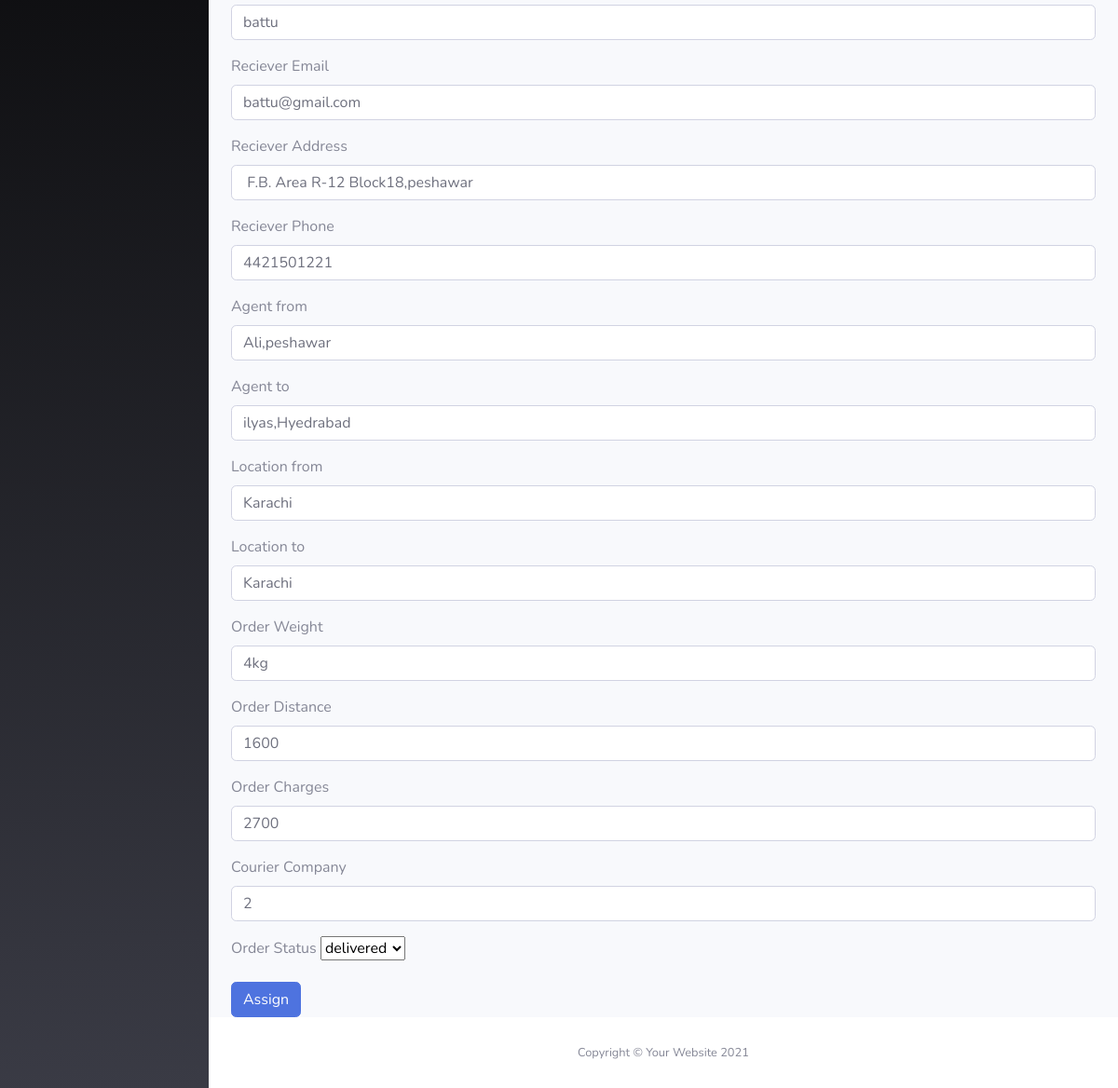
The app's page /Eproject/agent/assign.php?id=1 (signed in, lower part), older data.
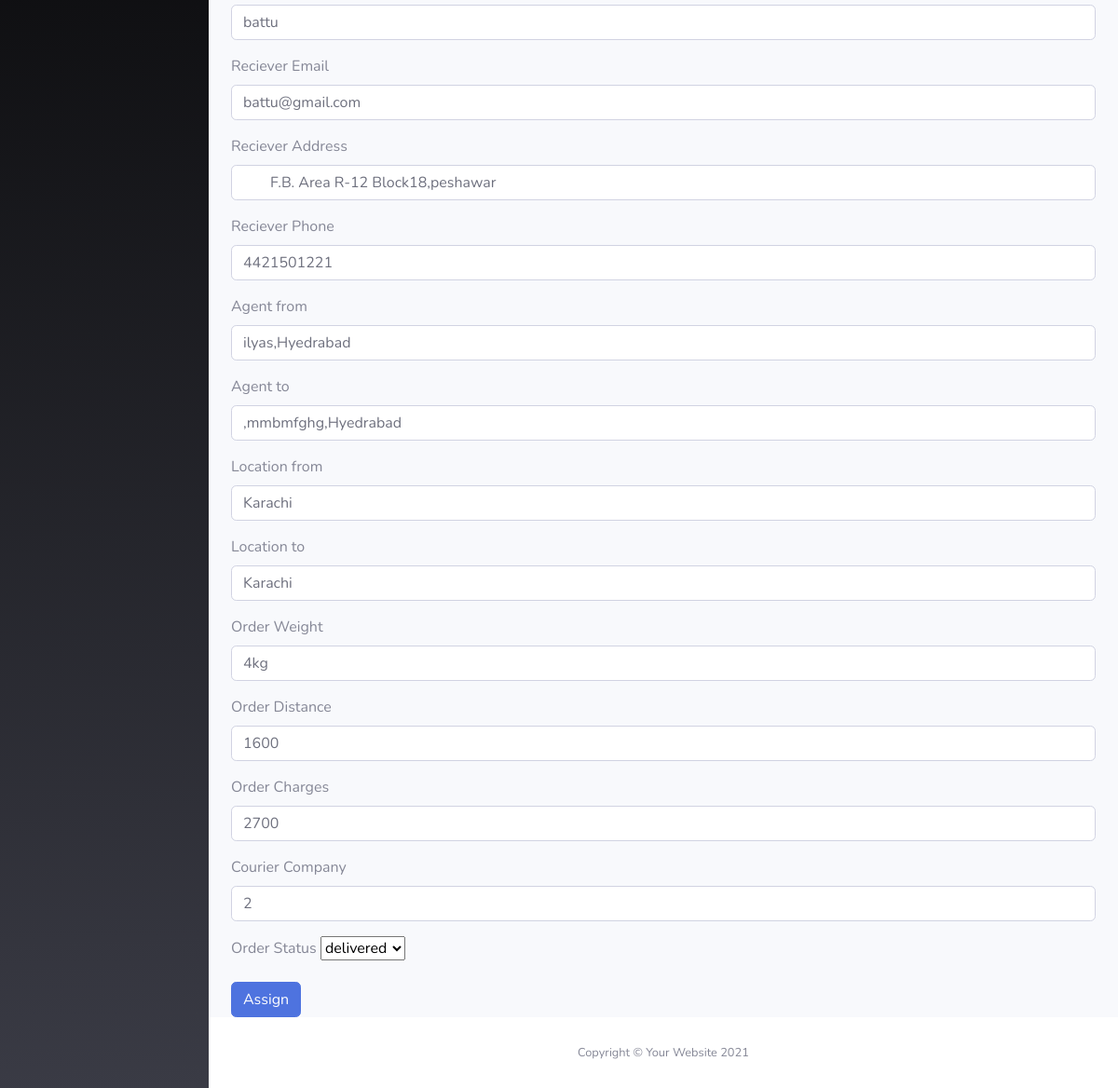
The same page, newer data.
### tables this page shows
CREATE TABLE `tbl_order` (
  `or_id` int(11) NOT NULL,
  `u_id` int(11) DEFAULT NULL,
  `sender_name` varchar(50) NOT NULL,
  `sender_email` varchar(50) NOT NULL,
  `sender_address` varchar(50) NOT NULL,
  `sender_phoneno` int(20) NOT NULL,
  `receiver_name` varchar(50) NOT NULL,
  `receiver_email` varchar(50) NOT NULL,
  `receiver_address` varchar(50) NOT NULL,
  `receiver_phoneno` bigint(20) NOT NULL,
  `agent_from` int(11) DEFAULT NULL,
  `agent_to` int(20) DEFAULT NULL,
  `order_weight` varchar(20) NOT NULL,
  `order_distance` int(20) NOT NULL,
  `status` varchar(50) NOT NULL,
  `locationfrom` int(11) DEFAULT NULL,
  `location_to` int(11) DEFAULT NULL,
  `co_id` int(11) DEFAULT NULL,
  `total_charges` int(11) DEFAULT NULL
);

CREATE TABLE `tbl_agent` (
  `a_id` int(11) NOT NULL,
  `u_id` int(11) NOT NULL,
  `a_contact` int(11) NOT NULL,
  `b_id` int(11) NOT NULL,
  `status` int(11) NOT NULL,
  `agent_name` varchar(200) NOT NULL
);

### Eproject/agent/assign.php (the view, shortened to what this page needs)
<?php
include('connection.php');
$id = $_GET['id'] ;
$fetch_selected_r = "SELECT * FROM `tbl_order` WHERE or_id = $id";
$run_query=mysqli_query($conn,$fetch_selected_r);
$row=mysqli_fetch_array($run_query);
?>
        <?php include('header.php') ?>
        <div class="container">
          <form method="POST" enctype="multipart/form-data">
            <div class="mb-3">
              <input type="text" class="form-control" value="<?php echo $row['receiver_name']; ?>" name="receiver_name">
            </div>
            <div class="mb-3">
              <label class="form-label">Reciever Email</label>
              <input type="email" class="form-control" value="<?php echo $row['receiver_email']; ?>"
                name="receiver_email">
            </div>
            <div class="mb-3">
              <label class="form-label">Reciever Address</label>
              <input type="text" class="form-control" value="<?php echo $row['receiver_address']; ?>"
                name="receiver_address">
            </div>
            <div class="mb-3">
              <label class="form-label">Reciever Phone</label>
              <input type="text" class="form-control" value="<?php echo $row['receiver_phoneno']; ?>"
                name="receiver_phoneno">
            </div>
            <div class="mb-3">
              <label class="form-label">Agent from</label>
              <select class="form-control" name="agent_from">
                <?php
                $select_q = 'SELECT * FROM `tbl_agent` join `tbl_branch` on tbl_agent.b_id=tbl_branch.b_id right join tbl_city on tbl_city.ci_id=tbl_branch.ci_id';
                $run_q = mysqli_query($conn, $select_q);
                while ($data = mysqli_fetch_array($run_q)) { ?>
                  <option value="<?php echo $data['a_id']; ?>"
                  <?php
                  if($data['a_id']==$row['agent_from']){
                    echo "selected";
                  }
                  ?>
                  >
                    <?php echo $data['agent_name'] . ',' . $data['ci_name']; ?>
                  </option>
                <?php } ?>
              </select>
            </div>
            <div class="mb-3">
              <label class="form-label">Agent to</label>
              <select class="form-control" name="agent_to">
                <?php
                $select_q = 'SELECT * FROM `tbl_agent` join `tbl_branch` on tbl_agent.b_id=tbl_branch.b_id right join tbl_city on tbl_city.ci_id=tbl_branch.ci_id';
                $run_q = mysqli_query($conn, $select_q);
                while ($data = mysqli_fetch_array($run_q)) { ?>
                  <option value="<?php echo $data['a_id']; ?>"
                  <?php
                  if($data['a_id']==$row['agent_to']){
                    echo "selected";
                  }
                  ?>
                  >
                    <?php echo $data['agent_name'] . ',' . $data['ci_name']; ?>
                  </option>
                <?php } ?>
              </select>
            </div>
            <div class="mb-3">
              <label class="form-label">Location from</label>
              <select class="form-control" name="locationfrom">
                <?php
                $select_q = 'SELECT * FROM `tbl_order`join `tbl_city` on tbl_order.locationfrom=tbl_city.ci_id';
                $run_q = mysqli_query($conn, $select_q);
                while ($data_c = mysqli_fetch_array($run_q)) { ?>
                  <option value="<?php echo $data_c['ci_id']; ?>"
               >
                    <?php echo $data_c['ci_name']; ?>
                  </option>
                <?php } ?>
              </select>
            </div>
            <div class="mb-3">
              <label class="form-label">Location to</label>
              <select class="form-control" name="location_to">
              <?php
                $select_q2 = 'SELECT * FROM `tbl_order`join `tbl_city` on tbl_order.location_to=tbl_city.ci_id';
                $run_q2 = mysqli_query($conn, $select_q2);
                while ($data_c2 = mysqli_fetch_array($run_q2)) { ?>
                  <option value="<?php echo $data_c2['ci_id']; ?>"
               >
                    <?php echo $data_c2['ci_name']; ?>
                  </option>
                <?php } ?>
              </select>
            </div>
            <div class="mb-3">
              <label class="form-label">Order Weight</label>
              <input type="text" class="form-control" value="<?php echo $row['order_weight']; ?>" name="order_weight">
            </div>
            <div class="mb-3">
              <label class="form-label">Order Distance</label>
              <input type="text" class="form-control" value="<?php echo $row['order_distance']; ?>"
                name="order_distance">
            </div>
            <div class="mb-3">
              <label class="form-label">Order Charges</label>
              <input type="text" class="form-control" value="<?php echo $row['total_charges']; ?>" name="order_charges">
            </div>
            <div class="mb-3">
              <label class="form-label">Courier Company</label>
              <input type="text" class="form-control" value="<?php echo $row['co_id']; ?>" name="co_id">
            </div>
            <div class="mb-3">
              <label class="form-label">Order Status</label>
         <select name="order_status" >
         <option selected disabled><?php echo $row['status']; ?></option>
         </select>
            </div>
            <button type="submit" class="btn btn-primary" name="assign">Assign</button>
          </form>
        </div>
      </div>
      <?php include('footer.php') ?>

### Eproject/agent/header.php (shortened to what this page needs)
<!DOCTYPE html>
<html lang="en">
<head>
    <link href="https://cdn.jsdelivr.net/npm/bootstrap@5.0.2/dist/css/bootstrap.min.css" rel="stylesheet">
    <link href="vendor/fontawesome-free/css/all.min.css" rel="stylesheet" type="text/css">
    <link href="css/sb-admin-2.min.css" rel="stylesheet">
</head>
<body id="page-top">
    <div id="wrapper">
        <ul class="navbar-nav bg-gradient-primary sidebar sidebar-dark accordion" id="accordionSidebar">
</ul>
        <div id="content-wrapper" class="d-flex flex-column">
            <div id="content">

### Eproject/agent/footer.php (shortened to what this page needs)
<footer class="sticky-footer bg-white">
                <div class="container my-auto">
                    <div class="copyright text-center my-auto">
                        <span>Copyright &copy; Your Website 2021</span>
                    </div>
                </div>
            </footer>
            </div>
    </div>
</body>
</html>

### Eproject/agent/header.php (style rules this page uses)
.bg-gradient-primary { background-color: #3a3b45; background-image: linear-gradient(178deg,#000 10%,#3a3b45 100%); }

Row changes from the older to the newer data that the page shows:
changed tbl_order "battu": agent_from "Ali,peshawar" → "ilyas,Hyedrabad"; agent_to "ilyas,Hyedrabad" → ",mmbmfghg,Hyedrabad"
